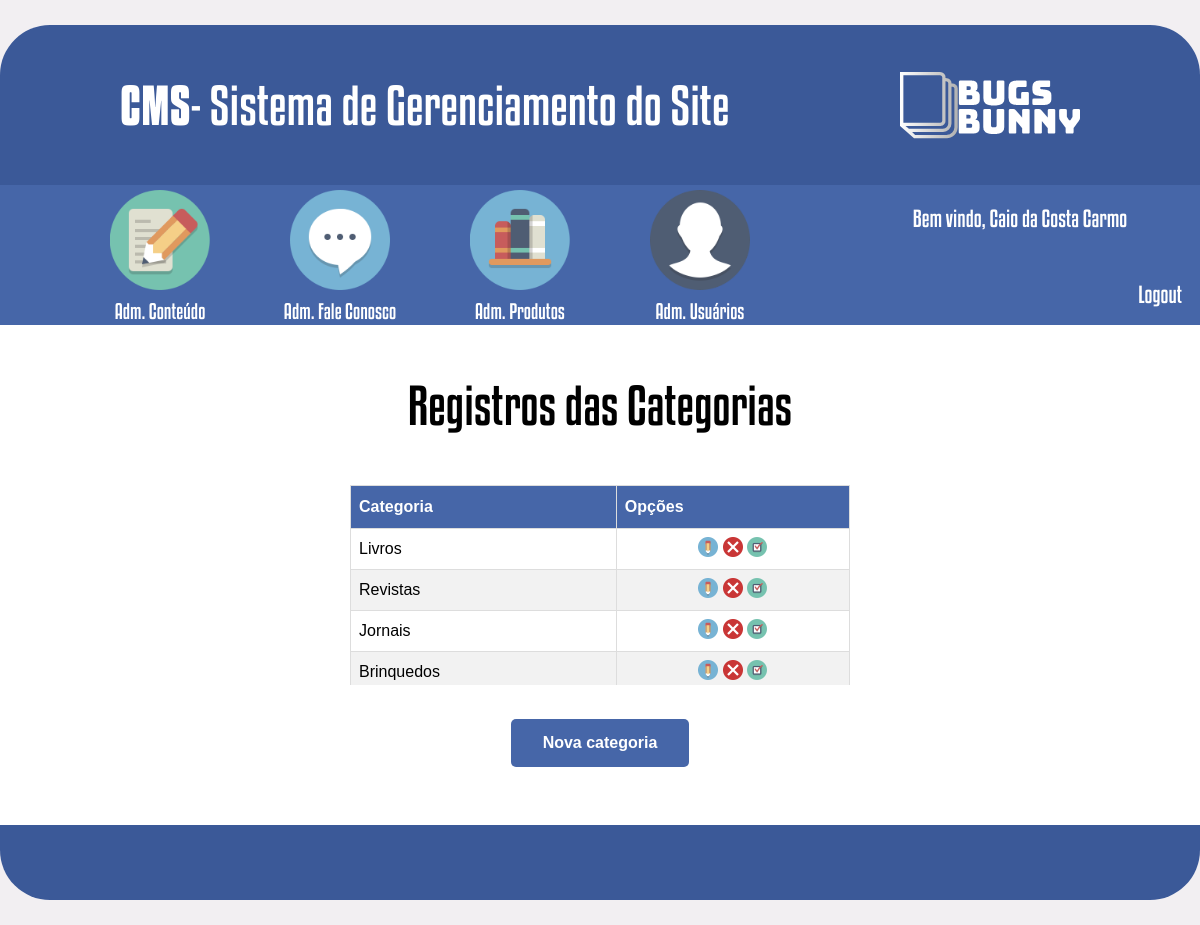
Page /cms/adm_categoria.php (signed in) on the committed database.
### tables this page shows
CREATE TABLE `tbl_usuario` (
  `idUsuario` int(11) NOT NULL AUTO_INCREMENT,
  `nome` varchar(100) NOT NULL,
  `login` varchar(45) NOT NULL,
  `senha` varchar(45) NOT NULL,
  `email` varchar(100) NOT NULL,
  `idNivel` int(11) NOT NULL,
  PRIMARY KEY (`idUsuario`),
  UNIQUE KEY `login_UNIQUE` (`login`),
  KEY `FK_tbl_usuario_tbl_nivel_usuario_idx` (`idNivel`),
  CONSTRAINT `FK_tbl_usuario_tbl_nivel_usuario` FOREIGN KEY (`idNivel`) REFERENCES `tbl_nivel_usuario` (`idnivel`)
);

CREATE TABLE `tbl_categoria` (
  `idCategoria` int(11) NOT NULL AUTO_INCREMENT,
  `categoria` varchar(50) NOT NULL,
  `status` int(11) NOT NULL,
  PRIMARY KEY (`idCategoria`)
);

### verificar_autenticacao.php (called while the page is built, shortened)
<?php
    function verificarAutentica(){
    $conexao = conexaoBD();
    if(isset($_SESSION['idUser'])){
        $idUser = $_SESSION['idUser'];
        $sql = "SELECT * FROM tbl_usuario WHERE idUsuario =".$idUser;
        $select  = mysqli_query($conexao, $sql);
        $rsUser = mysqli_fetch_array($select);
    }else
        header('location:../index.php');
        return $rsUser;
    }
?>

### cms/adm_categoria.php (the view, shortened to what this page needs)
<?php
    require_once('../verificar_autenticacao.php');
    $rsUser = verificarAutentica();
    $conexao = conexaoBD();
?>
<!DOCTYPE html>
<html>
<head>
    <link rel="stylesheet" type="text/css" href="css/style.css">
</head>
<body>
    <header>
        <div id="caixa_cabecalho">
            <div id="titulo_pagina">
                <span id="negrito">CMS</span> - Sistema de Gerenciamento do Site
            </div>
            <div id="logo_pagina"></div>
        </div>
        <div id="caixa_menu">
            <nav id="menu_principal">
                <div class="itens_menu">
                    <a href="adm_conteudo.php">
                        <img class="imagens_menu" src="imagens/adm_conteudo.png">
                    </a>
                    <div class="titulo_menu">Adm. Conteúdo</div>
                </div>
                <div class="itens_menu">
                    <a href="adm_fale_conosco.php">
                        <img class="imagens_menu" src="imagens/adm_fale_conosco.png">
                    </a>
                    <div class="titulo_menu">Adm. Fale Conosco</div>
                </div>
                <div class="itens_menu">
                    <a href="adm_produtos.php">
                        <img class="imagens_menu" src="imagens/adm_produtos.png">
                    </a>
                    <div class="titulo_menu">Adm. Produtos</div>
                </div>
                <div class="itens_menu">
                    <a href="adm_users.php">
                        <img class="imagens_menu" src="imagens/adm_usuarios.png">
                    </a>
                    <div class="titulo_menu">Adm. Usuários</div>
                </div>
            </nav>
            <div id="area_logout">
                <div id="boas_vindas">Bem vindo,
                    <?= $rsUser['nome'] ?>
                </div>
                <div id="logout"><a href="index.php?logout">Logout</a></div>
            </div>
        </div>
    </header>
    <div id="principal_adm_categoria">
        <div id="titulo_adm_categoria">
            Registros das Categorias
        </div>
        <div id="registros_adm_categoria">
            <table id="tabela">
                <thead>
                    <tr>
                        <th>Categoria</th>
                        <th>Opções</th>
                    </tr>
                </thead>
                <tbody>
                    <?php
                        $sql = "SELECT * FROM tbl_categoria";
                        $select  = mysqli_query($conexao, $sql);
                        while($rsCategorias = mysqli_fetch_array($select)){
                    ?>
                    <tr>
                        <td>
                            <?= $rsCategorias['categoria'] ?>
                        </td>
                        <td id="td_imagens">
                            <a href="formulario_categoria.php?id=<?= $rsCategorias['idCategoria'] ?>">
                                <img src="imagens/editar.png" title="Editar">
                            </a>
                            <a href="adm_categoria.php?modo=excluir&id=<?= $rsCategorias['idCategoria'] ?>">
                                <img src="imagens/deletar.png" title="Excluir">
                            </a>
                            <?php
                                $status = $rsCategorias['status'];
                                if($status == 0){
                            ?>
                            <a href="adm_categoria.php?status=<?= $rsCategorias['status'] ?>&id=<?= $rsCategorias['idCategoria'] ?>">
                                <img src="imagens/ativado.png" title="Desativar">
                            </a>
                            <?php } else { ?>
                            <a href="adm_categoria.php?status=<?= $rsCategorias['status'] ?>&id=<?= $rsCategorias['idCategoria'] ?>">
                                <img src="imagens/desativado.png" title="Ativar">
                            </a>
                            <?php } ?>
                        </td>
                    </tr>
                    <?php } ?>
            </table>
        </div>
        <div id="area_botao">
            <form>
                <a href="formulario_categoria.php">
                    <input type="button" value="Nova categoria" class="button">
                </a>
            </form>
        </div>
    </div>
    <footer></footer>
</body>
</html>

### cms/css/style.css (style rules this page uses)
body { margin: 0px; padding: 0px; background-color: #f2eff2; }
#tabela { font-family: "Trebuchet MS", Arial, Helvetica, sans-serif; border-collapse: collapse; width: 100%; }
#tabela td, #tabela thead th { border: 1px solid #ddd; padding: 8px; }
#tabela tbody tr:nth-child(even) { background-color: #f2f2f2; }
#tabela thead tr th { padding-top: 12px; padding-bottom: 12px; text-align: left; background-color: #4666a8; color: white; }
#td_imagens { text-align: center; }
#area_botao { width: 500px; margin-left: auto; margin-right: auto; height: auto; text-align: center; }
.button { background-color: #4666a8; border: none; color: white; padding: 15px 32px; text-align: center; text-decoration: none; display: inline-block; font-size: 16px; margin: 4px 2px; cursor: pointer; font-weight: bold; transition-duration: 0.4s; border-radius: 5px; }
a { color: inherit; text-decoration: none; }
header { width: 1200px; height: 300px; margin-top: 25px; background-color: #3b5998; margin-left: auto; margin-right: auto; border-top-left-radius: 50px; border-top-right-radius: 50px; }
#caixa_cabecalho { width: 100%; height: 160px; }
#caixa_menu { width: 100%; height: 140px; background-color: #4666a8; }
#titulo_pagina { width: 55%; height: 160px; float: left; font-family: font-kenyan; font-size: 50px; display: flex; align-items: center; padding-left: 10%; color: #fff; }
#negrito { font-family: font-kenyan-negrito; }
#logo_pagina { width: 35%; height: 160px; background-image: url(../imagens/logo.png); background-repeat: no-repeat; background-position: center; float: left; }
#menu_principal { width: 65%; height: 140px; margin-left: 5%; text-align: center; float: left; }
.itens_menu { width: 160px; height: 135px; margin-top: 5px; margin-left: 20px; float: left; }
.imagens_menu { width: 100px; height: 100px; }
.titulo_menu { width: 160px; height: 35px; margin-top: 5px; font-family: font-kenyan; font-size: 20px; color: #fff; }
#area_logout { width: 30%; height: 140px; float: left; color: #fff; }
#boas_vindas { width: 100%; margin-top: 20px; font-family: font-kenyan; font-size: 22px; text-align: center; }
#logout { width: 95%; margin-top: 50px; font-family: font-kenyan; font-size: 22px; text-align: right; padding-right: 5%; }
#principal_adm_categoria { width: 1200px; height: 450px; margin-left: auto; margin-right: auto; background-color: #fff; padding-top: 50px; }
#titulo_adm_categoria { width: 1200px; font-family: font-kenyan; font-size: 50px; text-align: center; }
#registros_adm_categoria { width: 500px; margin-top: 50px; margin-left: auto; margin-right: auto; max-height: 200px; overflow: auto; margin-bottom: 30px; }
footer { width: 1200px; height: 75px; margin-left: auto; margin-right: auto; border-bottom-left-radius: 50px; border-bottom-right-radius: 50px; background-color: #3b5998; margin-bottom: 25px; }

### rows in the picture
tbl_usuario: nome "Caio da Costa Carmo"
tbl_categoria: categoria "Livros", status 0 (drawn)
tbl_categoria: categoria "Revistas", status 0 (drawn)
tbl_categoria: categoria "Jornais", status 0 (drawn)
tbl_categoria: categoria "Brinquedos", status 0 (drawn)
